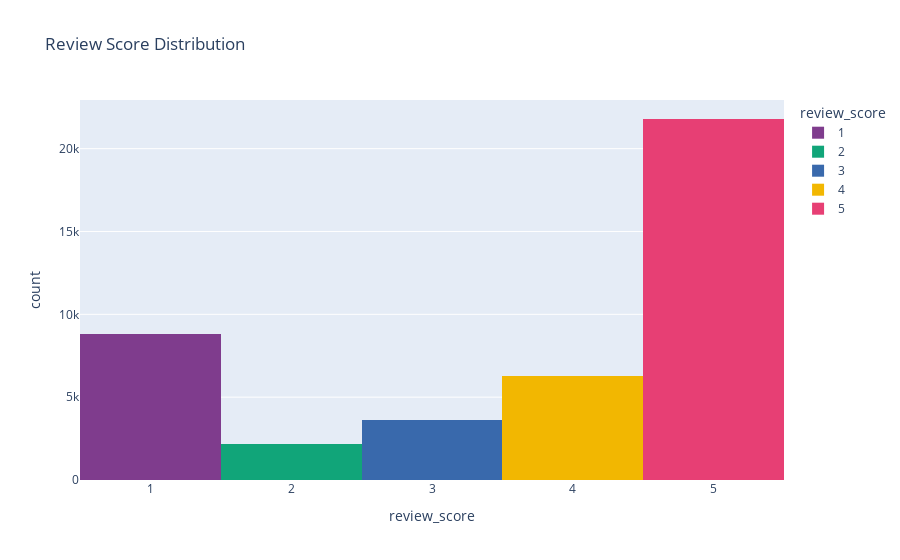

The notebook cell this image was saved under:
### Markdown cell above
## Univariate Analysis

### Code cell
# Review score distribution:
fig = px.histogram(
    df_reviews,
    x='review_score',
    title='Review Score Distribution',
    color='review_score',
    category_orders={'review_score': [1, 2, 3, 4, 5]},
    color_discrete_sequence=px.colors.qualitative.Bold
)
fig.show()

### Figure 1 — Plotly figure (JSON) as saved in the notebook; plotly's stock layout.template omitted (floating-point values rounded to 4 significant figures; data arrays with more than 128 entries replaced by an {"elided": "..."} marker saying what was removed)
{"data": [{"alignmentgroup": "True", "bingroup": "x", "hovertemplate": "review_score=%{x}<br>count=%{y}<extra></extra>", "legendgroup": "1", "marker": {"color": "rgb(127, 60, 141)", "pattern": {"shape": ""}}, "name": "1", "offsetgroup": "1", "orientation": "v", "showlegend": true, "type": "histogram", "x": {"elided": "8829 int values"}, "xaxis": "x", "yaxis": "y"}, {"alignmentgroup": "True", "bingroup": "x", "hovertemplate": "review_score=%{x}<br>count=%{y}<extra></extra>", "legendgroup": "2", "marker": {"color": "rgb(17, 165, 121)", "pattern": {"shape": ""}}, "name": "2", "offsetgroup": "2", "orientation": "v", "showlegend": true, "type": "histogram", "x": {"elided": "2165 int values"}, "xaxis": "x", "yaxis": "y"}, {"alignmentgroup": "True", "bingroup": "x", "hovertemplate": "review_score=%{x}<br>count=%{y}<extra></extra>", "legendgroup": "3", "marker": {"color": "rgb(57, 105, 172)", "pattern": {"shape": ""}}, "name": "3", "offsetgroup": "3", "orientation": "v", "showlegend": true, "type": "histogram", "x": {"elided": "3644 int values"}, "xaxis": "x", "yaxis": "y"}, {"alignmentgroup": "True", "bingroup": "x", "hovertemplate": "review_score=%{x}<br>count=%{y}<extra></extra>", "legendgroup": "4", "marker": {"color": "rgb(242, 183, 1)", "pattern": {"shape": ""}}, "name": "4", "offsetgroup": "4", "orientation": "v", "showlegend": true, "type": "histogram", "x": {"elided": "6278 int values"}, "xaxis": "x", "yaxis": "y"}, {"alignmentgroup": "True", "bingroup": "x", "hovertemplate": "review_score=%{x}<br>count=%{y}<extra></extra>", "legendgroup": "5", "marker": {"color": "rgb(231, 63, 116)", "pattern": {"shape": ""}}, "name": "5", "offsetgroup": "5", "orientation": "v", "showlegend": true, "type": "histogram", "x": {"elided": "21790 int values"}, "xaxis": "x", "yaxis": "y"}], "layout": {"barmode": "relative", "legend": {"title": {"text": "review_score"}, "tracegroupgap": 0}, "title": {"text": "Review Score Distribution"}, "xaxis": {"anchor": "y", "categoryarray": [1, 2, 3, 4, 5], "categoryorder": "array", "domain": [0, 1], "title": {"text": "review_score"}}, "yaxis": {"anchor": "x", "domain": [0, 1], "title": {"text": "count"}}}}
